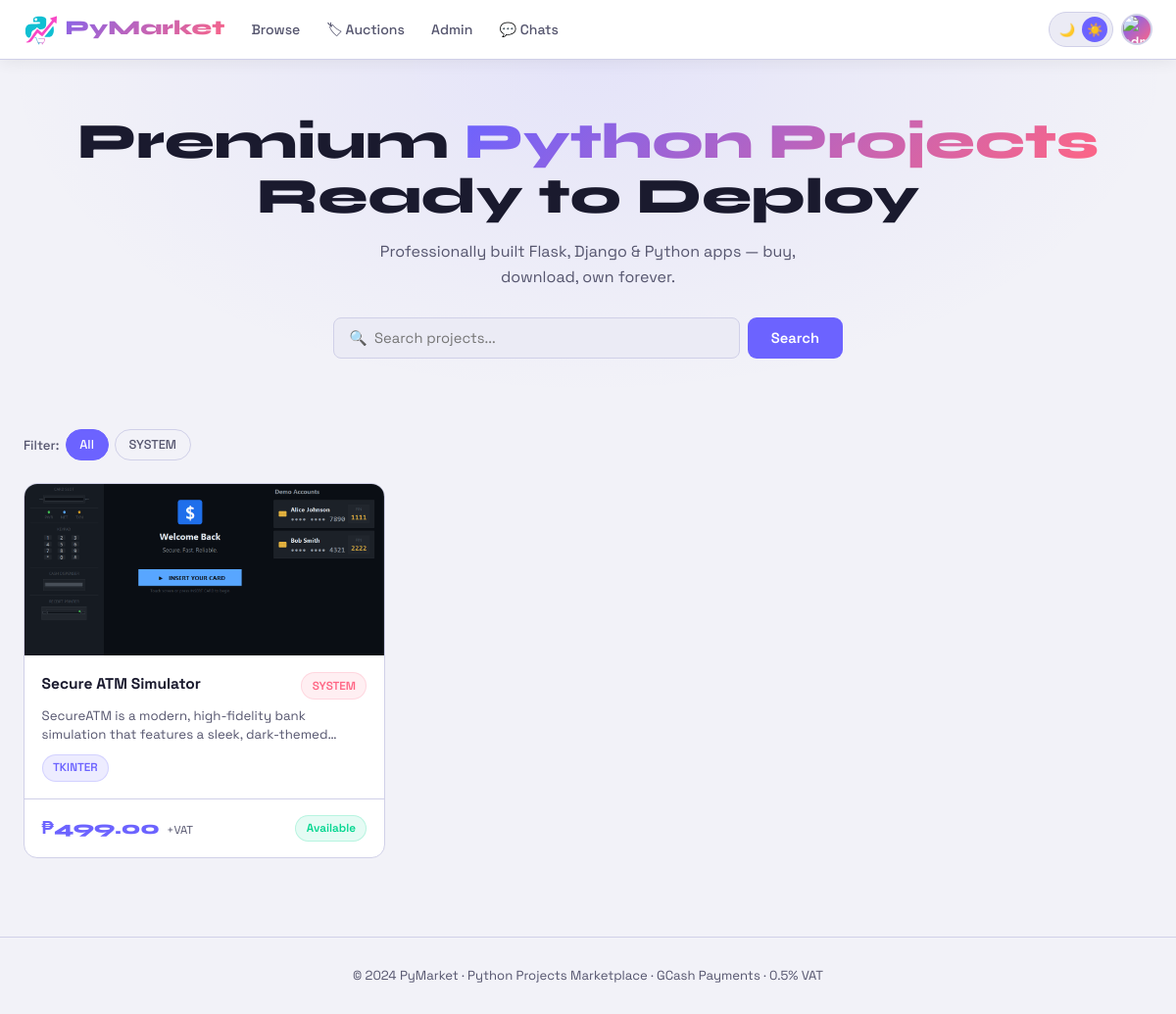
The page / (signed in) on the database its author committed.
### tables this page shows
CREATE TABLE projects (
                id INTEGER PRIMARY KEY AUTOINCREMENT,
                title TEXT NOT NULL,
                description TEXT NOT NULL,
                price REAL NOT NULL,
                tech_stack TEXT,
                category TEXT,
                file_path TEXT,
                is_active INTEGER DEFAULT 1,
                created_at TEXT DEFAULT CURRENT_TIMESTAMP
            );

### app.py (the view)
@app.route('/')
def index():
    db = get_db()
    search   = request.args.get('q','')
    category = request.args.get('cat','')
    query = """
        SELECT p.*,
            (SELECT filename FROM screenshots WHERE project_id=p.id LIMIT 1) as thumb,
            (SELECT COUNT(*) FROM orders o WHERE o.project_id=p.id AND o.status='approved') as buyer_count,
            (SELECT GROUP_CONCAT(u.username, ', ')
             FROM orders o JOIN users u ON o.user_id=u.id
             WHERE o.project_id=p.id AND o.status='approved') as buyer_names,
            (SELECT COUNT(*) FROM orders o WHERE o.project_id=p.id AND o.status='approved') as is_sold_out
        FROM projects p WHERE p.is_active=1
    """
    params = []
    if search:
        query += " AND (p.title LIKE ? OR p.description LIKE ? OR p.tech_stack LIKE ?)"
        params += [f'%{search}%']*3
    if category:
        query += " AND p.category=?"
        params.append(category)
    query += " ORDER BY p.created_at DESC"
    projects   = db.execute(query, params).fetchall()
    categories = db.execute("SELECT DISTINCT category FROM projects WHERE is_active=1 AND category IS NOT NULL").fetchall()
    auctions   = db.execute("""
        SELECT a.*, p.title as project_title,
            (SELECT COUNT(*) FROM auction_interests WHERE auction_id=a.id) as interest_count
        FROM auctions a JOIN projects p ON a.project_id=p.id
        WHERE a.is_active=1 ORDER BY a.opens_at ASC
    """).fetchall()
    return render_template('index.html', projects=projects, categories=categories,
                           search=search, selected_cat=category, auctions=auctions)

### app.py (called while the page is built)
def get_db():
    conn = sqlite3.connect(DB_PATH)
    conn.row_factory = sqlite3.Row
    return conn

### templates/index.html (shortened to what this page needs)
{% extends 'base.html' %}
{% block content %}
<div class="hero">
  <h1>Premium <span>Python Projects</span><br>Ready to Deploy</h1>
  <p>Professionally built Flask, Django &amp; Python apps — buy, download, own forever.</p>
  <form method="GET" action="{{ url_for('index') }}" class="search-bar">
    <input type="text" name="q" placeholder="🔍  Search projects..." value="{{ search }}">
    <button type="submit" class="btn btn-primary">Search</button>
  </form>
</div>
<div class="container">
  {% if categories %}
  <div class="filter-row">
    <span>Filter:</span>
    <a href="{{ url_for('index',q=search) }}" class="cat-pill {% if not selected_cat %}active{% endif %}">All</a>
    {% for cat in categories %}
      <a href="{{ url_for('index',q=search,cat=cat['category']) }}" class="cat-pill {% if selected_cat==cat['category'] %}active{% endif %}">{{ cat['category'] }}</a>
    {% endfor %}
  </div>
  {% endif %}
  {% if projects %}
  <div class="grid">
    {% for p in projects %}
    {% set sold_out = p['is_sold_out'] and p['is_sold_out'] >= 1 %}
    <div class="card" onclick="requireLogin('{{ url_for('project_detail',pid=p['id']) }}')">
      {% if p['thumb'] %}
        <img class="card-img" src="{{ url_for('static',filename='uploads/screenshots/'+p['thumb']) }}" alt="{{ p['title'] }}" {% if sold_out %}style="filter:grayscale(.5);opacity:.7"{% endif %}>
      {% else %}
        <div class="card-img-placeholder">🐍</div>
      {% endif %}
      <div class="card-body">
        <div style="display:flex;align-items:flex-start;gap:.4rem;flex-wrap:wrap;margin-bottom:.4rem">
          <div class="card-title" style="margin:0;flex:1">{{ p['title'] }}</div>
          {% if p['category'] %}<span class="badge badge-cat">{{ p['category'] }}</span>{% endif %}
        </div>
        <div class="card-desc">{{ p['description'] }}</div>
        {% if p['tech_stack'] %}
        <div style="margin-top:.6rem;display:flex;flex-wrap:wrap;gap:.3rem">
          {% for tech in p['tech_stack'].split(',') %}<span class="badge badge-tech">{{ tech.strip() }}</span>{% endfor %}
        </div>
        {% endif %}
      </div>
      <div class="card-footer">
        <div>
          <span class="price {% if sold_out %}price-crossed{% endif %}">₱{{ "%.2f"|format(p['price']) }}</span>
          <span style="font-size:.72rem;color:var(--muted);margin-left:.2rem">+VAT</span>
        </div>
        {% if sold_out %}<span class="badge badge-red">Unavailable</span>
        {% else %}<span class="badge badge-green">Available</span>{% endif %}
      </div>
    </div>
    {% endfor %}
  </div>
  {% else %}
  <div class="empty"><div class="empty-icon">🔍</div><div>No projects found{% if search %} for "{{ search }}"{% endif %}.</div></div>
  {% endif %}
</div>
{% endblock %}

### templates/base.html (style rules this page uses)
[data-theme="light"] { --bg:#f2f2f8;--surface:#ffffff;--surface2:#ebebf5;--border:#d0d0e8;--text:#1a1a2e;--muted:#55556e;--shadow:rgba(0,0,0,.07);--card-shadow:rgba(108,99,255,.1) }
:root { --accent:#6c63ff;--accent2:#ff6584;--green:#00d68f;--yellow:#ffd166;--font:'Space Grotesk',sans-serif;--mono:'JetBrains Mono',monospace;--display:'Syne',sans-serif }
* { margin:0;padding:0;box-sizing:border-box }
html { scroll-behavior:smooth }
body { background:var(--bg);color:var(--text);font-family:var(--font);min-height:100vh;line-height:1.6;transition:background .25s,color .25s }
a { color:inherit;text-decoration:none }
img { max-width:100% }
.container { max-width:1280px;margin:0 auto;padding:2rem 1.5rem }
.grid { display:grid;grid-template-columns:repeat(auto-fill,minmax(280px,1fr));gap:1.4rem }
.card { background:var(--surface);border:1px solid var(--border);border-radius:14px;overflow:hidden;transition:.3s;cursor:pointer }
.card-img { width:100%;height:175px;object-fit:cover;display:block }
.card-body { padding:1.1rem }
.card-title { font-weight:700;font-size:.97rem;margin-bottom:.35rem }
.card-desc { color:var(--muted);font-size:.83rem;line-height:1.5;display:-webkit-box;-webkit-line-clamp:2;-webkit-box-orient:vertical;overflow:hidden }
.card-footer { display:flex;align-items:center;justify-content:space-between;padding:.9rem 1.1rem;border-top:1px solid var(--border) }
.price { font-family:var(--display);font-size:1.15rem;font-weight:800;color:var(--accent) }
.badge { font-size:.73rem;font-weight:600;padding:.22rem .65rem;border-radius:99px;display:inline-block }
.badge-tech { background:rgba(108,99,255,.12);color:var(--accent);border:1px solid rgba(108,99,255,.2) }
.badge-cat { background:rgba(255,101,132,.1);color:var(--accent2);border:1px solid rgba(255,101,132,.18) }
.badge-green { background:rgba(0,214,143,.1);color:var(--green);border:1px solid rgba(0,214,143,.2) }
input,select,textarea { width:100%;background:var(--surface2);border:1px solid var(--border);border-radius:8px;padding:.7rem .95rem;color:var(--text);font-family:var(--font);font-size:.92rem;outline:none;transition:.2s }
.btn { display:inline-flex;align-items:center;justify-content:center;gap:.45rem;padding:.7rem 1.5rem;border-radius:9px;font-family:var(--font);font-size:.92rem;font-weight:600;cursor:pointer;border:none;transition:.2s;text-align:center }
.btn-primary { background:var(--accent);color:#fff }

### templates/index.html (style rules this page uses)
.hero { padding:3.5rem 1.5rem 2.5rem;text-align:center;background:radial-gradient(ellipse at 50% 0%,rgba(108,99,255,.1) 0%,transparent 70%) }
.hero h1 { font-family:var(--display);font-size:clamp(1.8rem,5vw,3.2rem);font-weight:800;line-height:1.1;margin-bottom:.9rem }
.hero h1 span { background:linear-gradient(135deg,var(--accent),var(--accent2));-webkit-background-clip:text;-webkit-text-fill-color:transparent }
.hero p { color:var(--muted);font-size:1rem;max-width:460px;margin:0 auto 1.8rem }
.search-bar { display:flex;gap:.5rem;max-width:520px;margin:0 auto }
.search-bar input { flex:1;min-width:0 }
.filter-row { display:flex;gap:.4rem;flex-wrap:wrap;align-items:center;margin-bottom:1.4rem }
.filter-row span { color:var(--muted);font-size:.83rem;font-weight:500 }
.cat-pill { padding:.3rem .85rem;border-radius:99px;border:1px solid var(--border);font-size:.8rem;font-weight:500;cursor:pointer;transition:.2s;color:var(--muted) }
.cat-pill:hover,.cat-pill.active { background:var(--accent);border-color:var(--accent);color:#fff }

### rows shown on the page
projects: title "Secure ATM Simulator", category "SYSTEM", description "SecureATM is a modern, high-fidelity bank simulation that features a sleek,…", strip "TKINTER", price "499.00"

### other values the page prints
{{ cat['category'] }} "SYSTEM"
